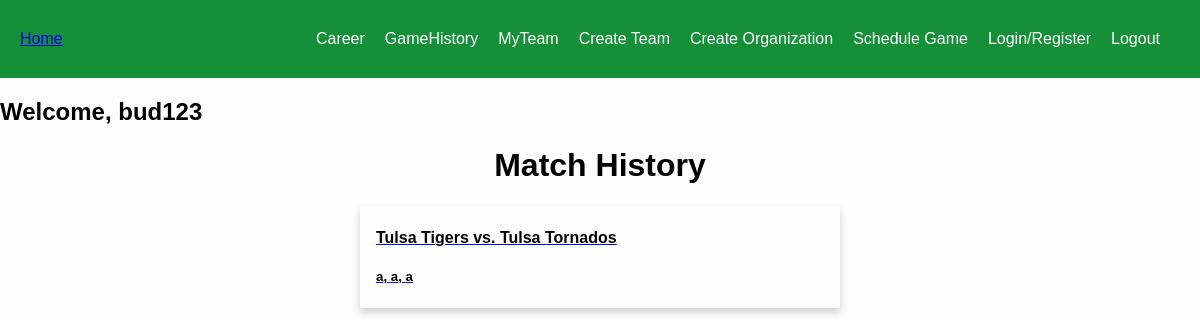
The app's page /game-history/ (signed in) with its own data.
### base/models.py (models this page shows, shortened)
class Player(AbstractUser):
    first_name = models.CharField(max_length=200, null=True)
    last_name = models.CharField(max_length=200, null=True)
    email = models.EmailField(unique=True, null=True)
    team = models.ForeignKey(Team,on_delete=models.SET_NULL,null=True)
    organization = models.ForeignKey(Organization,on_delete=models.SET_NULL,null=True)
    runs = models.IntegerField(default=0,null=True,blank=True)
    wickets = models.IntegerField(default=0,null=True,blank=True)
    catches = models.IntegerField(default=0,null=True,blank=True)
    sixes = models.IntegerField(default=0,null=True,blank=True)
    fours = models.IntegerField(default=0,null=True,blank=True)
    extras = models.IntegerField(default=0,null=True,blank=True)
    games_played = models.IntegerField(default=0,null=True,blank=True)
    games_won = models.IntegerField(default=0,null=True,blank=True)
    win_percentage = models.FloatField(default=0,null=True,blank=True)
    fifties = models.IntegerField(default=0,null=True,blank=True)
    centuries = models.IntegerField(default=0,null=True,blank=True)
    sr = models.FloatField(default=0,null=True,blank=True)
    runs_hs = models.IntegerField(default=0,null=True,blank=True)
    wickets_hs = models.IntegerField(default=0,null=True,blank=True)
    fours_hs = models.IntegerField(default=0,null=True,blank=True)
    sixes_hs = models.IntegerField(default=0,null=True,blank=True)
    runs_average = models.FloatField(default=0,null=True,blank=True)
    wickets_average = models.FloatField(default=0,null=True,blank=True)
    fours_average = models.FloatField(default=0,null=True,blank=True)
    sixes_average = models.FloatField(default=0,null=True,blank=True)
    catches_average = models.FloatField(default=0,null=True,blank=True)
    extras_average = models.FloatField(default=0,null=True,blank=True)
    balls_bowled = models.IntegerField(default=0,null=True,blank=True)
    balls_played = models.IntegerField(default=0,null=True,blank=True)
    game_invites = models.ManyToManyField("GameInvite", related_name="game_invites", blank=True)
    team_invites = models.ManyToManyField("TeamInvite", related_name="team_invites", blank=True)
    games = models.ManyToManyField("Game", related_name="games", blank=True)
    USERNAME_FIELD = "email"
    REQUIRED_FIELDS = ["username"]

class Game(models.Model):
    entering_stats = models.BooleanField(default=False,null=True,blank=False) # true if stat entering has began, this is set to true when the inilize game info is submitted
    doneStats = models.BooleanField(default=False,null=True,blank=False) # true is stat entering has concluded, this is set to true when the last over of the last innings is iterated through
    archived = models.BooleanField(default=False,null=True,blank=False) # this is set to true when the user confirms that there is no edits to make to the stats entered.
    winner = models.ForeignKey(Team,on_delete=models.SET_NULL,null=True, related_name="winner",blank=True)
    team1 = models.ForeignKey(Team,on_delete=models.SET_NULL,null=True, related_name="team1")  # team that sent invite
    team2 = models.ForeignKey(Team,on_delete=models.SET_NULL,null=True, related_name="team2")
    batting1_team = models.ForeignKey(Team,on_delete=models.SET_NULL,null=True, related_name="batting1")
    bowling1_team = models.ForeignKey(Team,on_delete=models.SET_NULL,null=True, related_name="bowling1")
    batting2_team = models.ForeignKey(Team,on_delete=models.SET_NULL,null=True, related_name="batting2")
    bowling2_team  = models.ForeignKey(Team,on_delete=models.SET_NULL,null=True, related_name="bowling2")
    year = models.CharField(max_length=200,null=True)
    month = models.CharField(max_length=200,null=True)
    day = models.CharField(max_length=200,null=True)
    time = models.CharField(max_length=200,null=True)
    location = models.CharField(max_length=200,null=True)
    overs = models.IntegerField(default=0,null=True,blank=True)
    batting_score1 = models.IntegerField(default=0,null=True,blank=True) # number of runs for the first batting team
    batting_score2 = models.IntegerField(default=0,null=True,blank=True) # number of runs for second batting team
    bowling_score1 = models.IntegerField(default=0,null=True,blank=True) # number of wickets for the frist bowling team
    bowling_score2 = models.IntegerField(default=0,null=True,blank=True) # number of wickets for the second bowling team
    current_innings =  models.IntegerField(default=1,  null=True,blank=True)
    current_over = models.IntegerField(default=1,  null=True,blank=True)
    current_ball = models.IntegerField(default=1,  null=True,blank=True)
    ball1 = models.CharField(max_length=200,null=True) # icon of first ball in current over
    ball2 = models.CharField(max_length=200,null=True)
    ball3 = models.CharField(max_length=200,null=True)
    ball4 = models.CharField(max_length=200,null=True)
    ball5 = models.CharField(max_length=200,null=True)
    ball6 = models.CharField(max_length=200,null=True)
    on_strike_batsman = models.OneToOneField("Player", related_name="on_strike_batsman",on_delete=models.SET_NULL,null=True,blank=True,unique=False)
    off_strike_batsman = models.OneToOneField("Player", related_name="off_strike_batsman",on_delete=models.SET_NULL,null=True,blank=True,unique=False)
    current_bowler = models.OneToOneField("Player", related_name="current_bowler",on_delete=models.SET_NULL,null=True,blank=True,unique=False)
    players_stats = models.ManyToManyField("PlayerGameStat", related_name="players_stats", blank=True)

class Team(models.Model):
    name = models.CharField(max_length=200,null=True)
    captain = models.OneToOneField("Player", related_name="captain",on_delete=models.SET_NULL,null=True,blank=True,unique=False)
    players = models.ManyToManyField("Player", related_name="players", blank=True)
    games_played = models.IntegerField(default=0,null=True,blank=True)
    games_won = models.IntegerField(default=0,null=True,blank=True)
    runs_average = models.FloatField(default=0,null=True,blank=True)
    wickets_average = models.FloatField(default=0,null=True,blank=True)
    games = models.ManyToManyField("Game", related_name="gammes", blank=True)
    temporary = models.BooleanField(default=False,null=True,blank=False)

### base/views.py (the view)
# urls.py: path("game-history/", views.game_history, name="game-history"),
def game_history(request):
    user = request.user
    games = []
    for g in user.games.all():
        if g.doneStats == True:  # a game-object is completed if
            games.append(g)
    context = {"games":games}
    return render(request, "base/game_history.html", context)

### base/templates/base/game_history.html (shortened to what this page needs)
{% extends 'main.html' %}
{% block content%}
<h1 class="center">Match History</h1>
{% for game in games %}
    <a href="{% url 'view-game' game.id %}">
      <div class="card">
          <div class="container">
                  <h4>{{game.team1.name}} vs. {{game.team2.name}}</h4>
                  <h5>{{game.day}}, {{game.month}}, {{game.year}}</h5>
          </div>
      </div>
    </a>
{% endfor %}
{% endblock %}

### templates/navbar.html (shortened to what this page needs)
{% if request.user.is_authenticated == True %}
<nav class="navbar">
  <a class="active" href="{% url 'home' %}" class="navbar-link">Home</a>
  <div class="navbar-links">
    <a href="{% url 'player-career' request.user.id %}" class="navbar-link">Career</a>
    <a href="{% url 'game-history' %}" class="navbar-link">GameHistory</a></li>
    <a href="{% url 'team' request.user.team.id %}" class="navbar-link">MyTeam</a>
    <a href="{% url 'create-team' %}" class="navbar-link">Create Team</a>
    <a href="{% url 'create-organization' %}" class="navbar-link">Create Organization</a>
    <a href="{% url 'schedule-game' %}" class="navbar-link">Schedule Game</a>
    <a href="{% url 'login' %}" class="navbar-link">Login/Register</a>
    <a href="{% url 'logout' %}"class="navbar-link">Logout</a>
  </div>
</nav>
{% endif %}
<h2>Welcome, {{request.user.username}}</h2>

### templates/main.html (style rules this page uses)
body { margin: 0; font-family: Arial, Helvetica, sans-serif; background-color: rgb(254, 254, 254); color: rgb(1, 1, 1); }

### templates/navbar.html (style rules this page uses)
body, ul { margin: 0; padding: 0; }
.navbar { display: flex; align-items: center; justify-content: space-between; background-color: rgb(22, 144, 56); color: #41ce37; padding: 30px 20px; }
.navbar-links { display: flex; align-items: center; }
.navbar-link { margin-right: 20px; color: #fff; text-decoration: none; }

### base/templates/base/game_history.html (style rules this page uses)
.card { box-shadow: 0 4px 8px 0 rgba(0,0,0,0.2); transition: 0.3s; width: 40%; margin-left: auto; margin-right: auto; }
.center { text-align: center; }
.container { padding: 2px 16px; color: black; }

### records on screen
Player: user.username "bud123"
Game: team1.name "Tulsa Tigers", team2.name "Tulsa Tornados", day "a", month "a", year "a"
